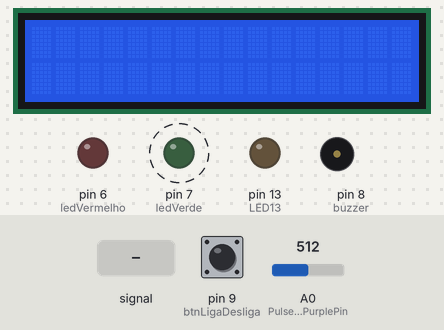
This sketch was run on a simulated Arduino Uno, built with avr-gcc and run on an emulated ATmega328P. Parts: 16×2 character LCD, output pins drawn as LEDs (lit = HIGH), buzzer (waves = sounding). Dashed ring = blinking. The inputs (shaded band) are chosen by the test bench; at power-on: A0 (PulseSensorPurplePin) = 512, pin 9 (btnLigaDesliga) HIGH. What the sketch prints to the serial monitor is not drawn.

Above: at 4.0 s.
4.1 s: A0 (PulseSensorPurplePin) set to 560
At 5.6 s:
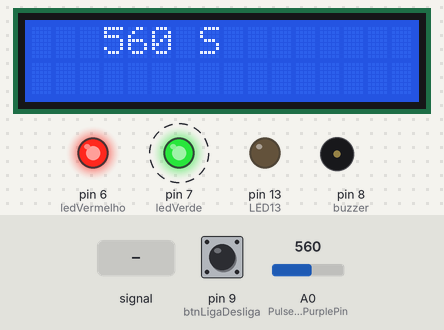
6.7 s: A0 (PulseSensorPurplePin) fed a 1000 Hz sine of ±255 counts around its level
At 8.7 s:
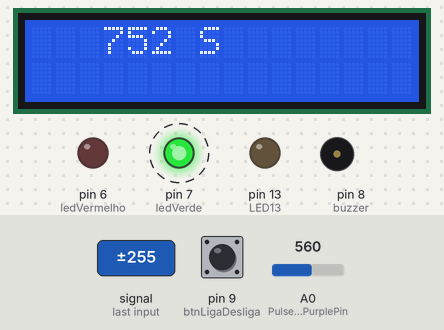
9.8 s: pin 9 (btnLigaDesliga) pulled LOW for 0.65 s
At 10.76 s:
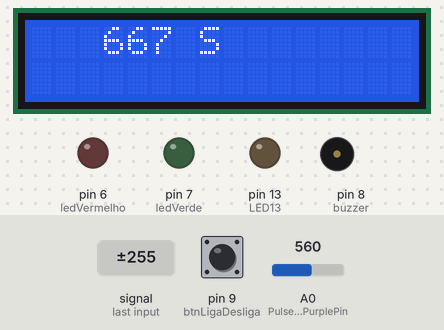
11.9 s: A0 (PulseSensorPurplePin) fed a 2 Hz sine of ±306 counts around its level
At 12.84 s:
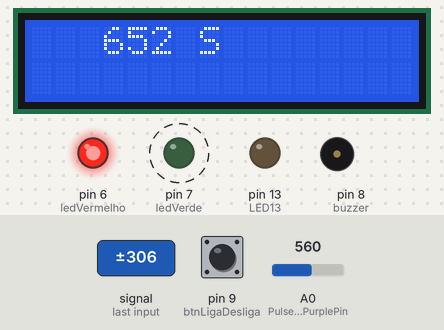
14.0 s: A0 (PulseSensorPurplePin) set to 716
At 15.5 s:
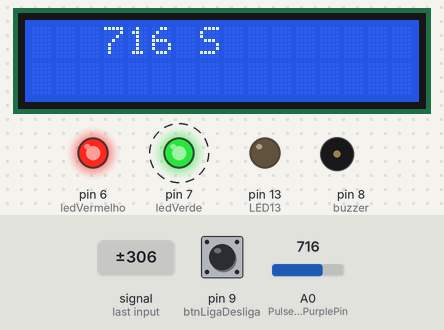
Timing chart, 0 to 17.1 s (numbered marks = the images above; inputs shaded):
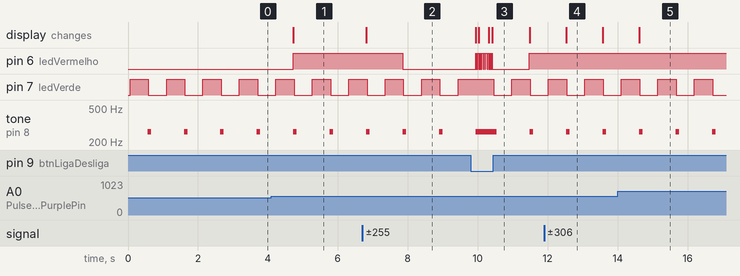

Measured:
- after the input at 4.1 s, pin 6 (ledVermelho): LOW → HIGH after 0.63 s; the display: changes after 0.63 s (image 1)
- after the input at 6.7 s, pin 6 (ledVermelho): HIGH → LOW after 1.2 s; the display: changes after 0.12 s (image 2)
- after the input at 9.8 s, the display: first differs from a run without the input after 0.23 s (image 3 shows a later state)
- after the input at 11.9 s, pin 6 (ledVermelho): stays HIGH (without the input it goes to LOW after 1.7 s); the display: changes after 0.63 s (image 4)
- by itself, pin 7 (ledVerde): alternates HIGH for 0.52 s and LOW for 0.52 s
- by itself, tone on pin 8 (buzzer): alternates 262 Hz for 0.10 s and silent for 0.94 s
- what the display in image 4 shows lasts 1.1 s, from 12.5 s to 13.6 s

The sketch:

Leitura_Plotagem_BPM.ino
```cpp
#include <LiquidCrystal.h>
#include "pitches.h"

LiquidCrystal lcd(12, 11, 5, 4, 3, 2);

/*  PulseSensor™ Starter Project   http://www.pulsesensor.com

  This an Arduino project. It's Best Way to Get Started with your PulseSensor™ & Arduino.
  -------------------------------------------------------------
  1) This shows a live human Heartbeat Pulse.
  2) Live visualization in Arduino's Cool "Serial Plotter".
  3) Blink an LED on each Heartbeat.
  4) This is the direct Pulse Sensor's Signal.
  5) A great first-step in troubleshooting your circuit and connections.
  6) "Human-readable" code that is newbie friendly."
*/

//  Variables
int PulseSensorPurplePin = 0;        // Pulse Sensor PURPLE WIRE connected to ANALOG PIN 0
int LED13 = 13;   //  The on-board Arduion LED
int btnLigaDesliga = 9;
int buzzer = 8;
int ledVermelho = 6;
int ledVerde = 7;
int efetuarLeitura = 0;

int Signal;                // holds the incoming raw data. Signal value can range from 0-1024
int Threshold = 550;            // Determine which Signal to "count as a beat", and which to ingore.

// The SetUp Function:
void setup() {
  lcd.begin(16, 2);
  pinMode(LED13, OUTPUT);        // pin that will blink to your heartbeat!
  pinMode(buzzer, OUTPUT);
  pinMode(btnLigaDesliga, INPUT_PULLUP);
  pinMode(ledVermelho, OUTPUT);
  pinMode(ledVerde, OUTPUT);
  Serial.begin(9600);         // Set's up Serial Communication at certain speed.
  digitalWrite(ledVermelho, LOW);
  digitalWrite(ledVerde, LOW);
}

// The Main Loop Function
void loop() {

  // Check if the btnLigaDesliga was pressed
  if (digitalRead(btnLigaDesliga) == HIGH) {

    if (efetuarLeitura == 0) {

      efetuarLeitura = 1;
      Serial.println("Pressionou: Ligar " + (String)efetuarLeitura);
      digitalWrite(ledVerde, HIGH);
      delay(500);

    } else {

      efetuarLeitura = 0;
      digitalWrite(ledVerde, LOW);
      delay(500);

    }

  }

  if (efetuarLeitura == 1) {

    Signal = analogRead(PulseSensorPurplePin);  // Read the PulseSensor's value.
    // Assign this value to the "Signal" variable.

    Serial.println(Signal);                    // Send the Signal value to Serial Plotter.

    if (Signal > Threshold) {                        // If the signal is above "550", then "turn-on" Arduino's on-Board LED.

      digitalWrite(ledVermelho, HIGH);
      lcd.clear();
      lcd.setCursor(3, 0);
      lcd.print((String)Signal + " S");

    } else {

      digitalWrite(ledVermelho, LOW);               //  Else, the sigal must be below "550", so "turn-off" this LED.

    }

    tone(buzzer, 262, 100);

  } else {

    noTone(buzzer);

  }

  delay(20);

}
```

pitches.h
```cpp
/*************************************************
 * Public Constants
 *************************************************/

#define NOTE_B0  31
#define NOTE_C1  33
#define NOTE_CS1 35
#define NOTE_D1  37
#define NOTE_DS1 39
#define NOTE_E1  41
#define NOTE_F1  44
#define NOTE_FS1 46
#define NOTE_G1  49
#define NOTE_GS1 52
#define NOTE_A1  55
#define NOTE_AS1 58
#define NOTE_B1  62
#define NOTE_C2  65
#define NOTE_CS2 69
#define NOTE_D2  73
#define NOTE_DS2 78
#define NOTE_E2  82
#define NOTE_F2  87
#define NOTE_FS2 93
#define NOTE_G2  98
#define NOTE_GS2 104
#define NOTE_A2  110
#define NOTE_AS2 117
#define NOTE_B2  123
#define NOTE_C3  131
#define NOTE_CS3 139
#define NOTE_D3  147
#define NOTE_DS3 156
#define NOTE_E3  165
#define NOTE_F3  175
#define NOTE_FS3 185
#define NOTE_G3  196
#define NOTE_GS3 208
#define NOTE_A3  220
#define NOTE_AS3 233
#define NOTE_B3  247
#define NOTE_C4  262
#define NOTE_CS4 277
#define NOTE_D4  294
#define NOTE_DS4 311
#define NOTE_E4  330
#define NOTE_F4  349
#define NOTE_FS4 370
#define NOTE_G4  392
#define NOTE_GS4 415
#define NOTE_A4  440
#define NOTE_AS4 466
#define NOTE_B4  494
#define NOTE_C5  523
#define NOTE_CS5 554
#define NOTE_D5  587
#define NOTE_DS5 622
#define NOTE_E5  659
#define NOTE_F5  698
#define NOTE_FS5 740
#define NOTE_G5  784
#define NOTE_GS5 831
#define NOTE_A5  880
#define NOTE_AS5 932
#define NOTE_B5  988
#define NOTE_C6  1047
#define NOTE_CS6 1109
#define NOTE_D6  1175
#define NOTE_DS6 1245
#define NOTE_E6  1319
#define NOTE_F6  1397
#define NOTE_FS6 1480
#define NOTE_G6  1568
#define NOTE_GS6 1661
#define NOTE_A6  1760
#define NOTE_AS6 1865
#define NOTE_B6  1976
#define NOTE_C7  2093
#define NOTE_CS7 2217
#define NOTE_D7  2349
#define NOTE_DS7 2489
#define NOTE_E7  2637
#define NOTE_F7  2794
#define NOTE_FS7 2960
#define NOTE_G7  3136
#define NOTE_GS7 3322
#define NOTE_A7  3520
#define NOTE_AS7 3729
#define NOTE_B7  3951
#define NOTE_C8  4186
#define NOTE_CS8 4435
#define NOTE_D8  4699
#define NOTE_DS8 4978
```
